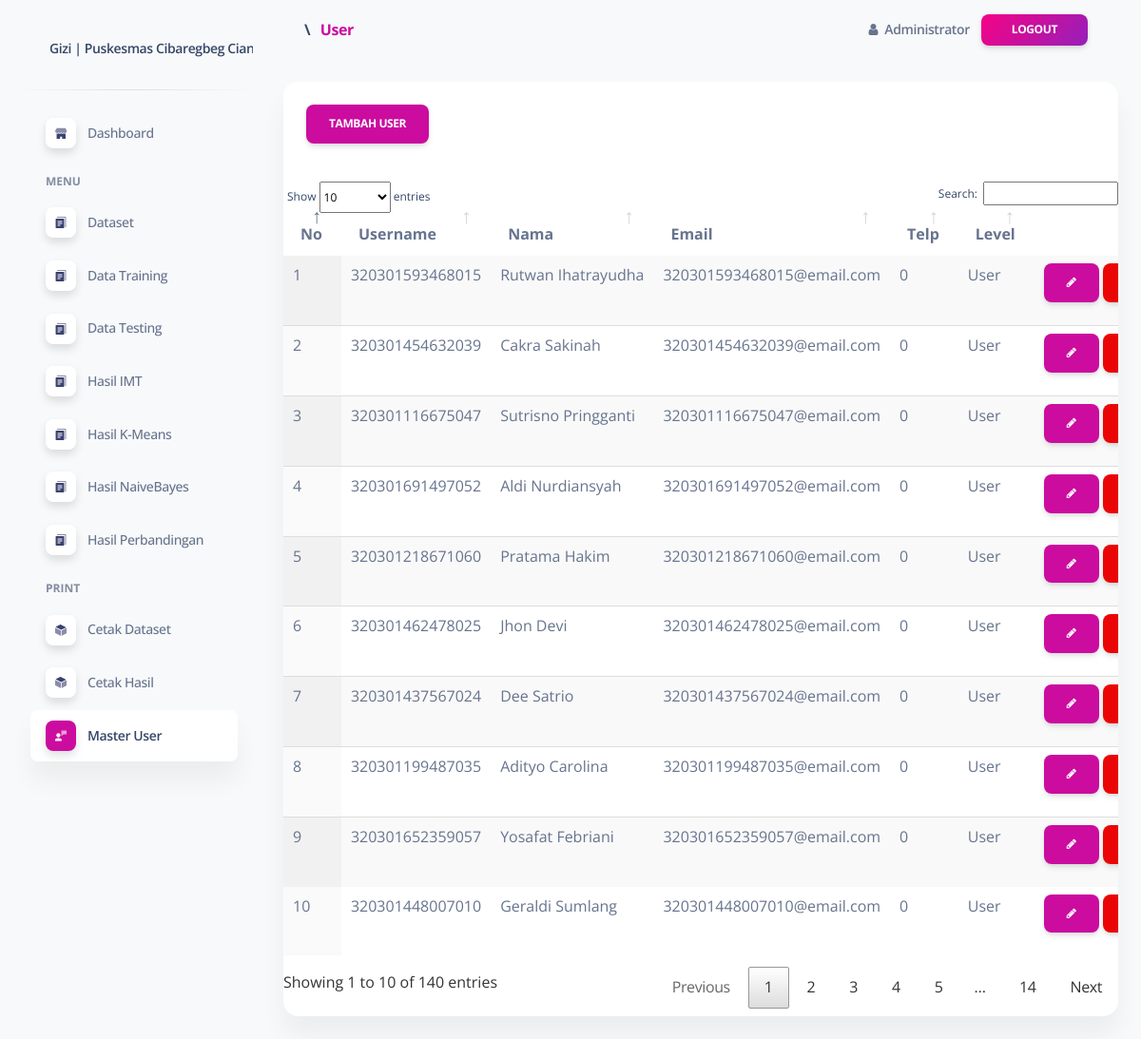
Page /portal/media.php?module=user (signed in) on the earlier database version.
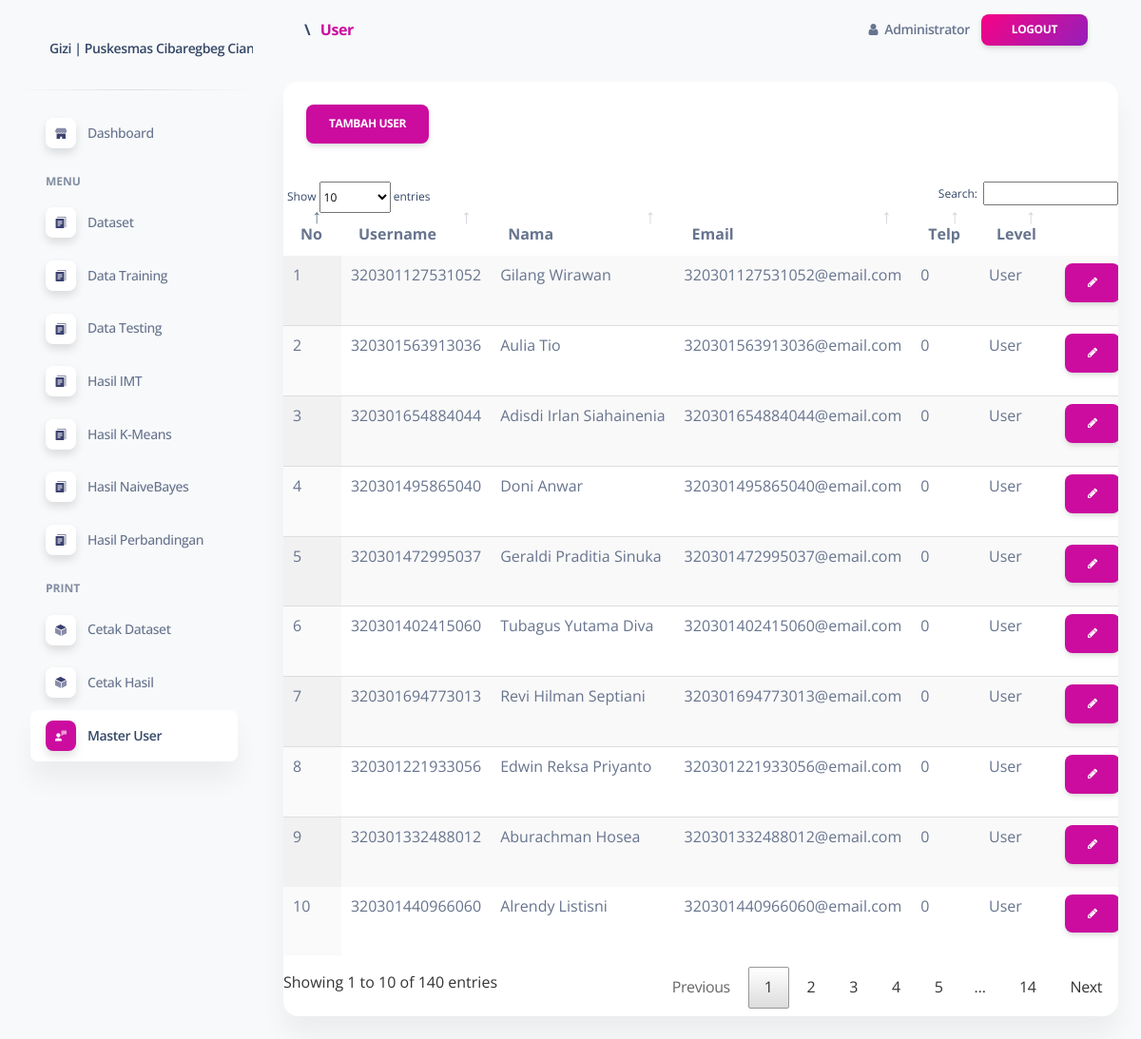
Same page on the later database version.
### tables this page shows
CREATE TABLE `users` (
  `id` int(5) NOT NULL,
  `username` varchar(100) NOT NULL,
  `password` text NOT NULL,
  `nama` varchar(100) NOT NULL,
  `no_telp` varchar(20) NOT NULL,
  `email` varchar(50) NOT NULL,
  `alamat` text NOT NULL,
  `is_first` int(1) NOT NULL DEFAULT '1',
  `level` varchar(50) NOT NULL,
  `aktif` char(1) NOT NULL DEFAULT 'Y',
  `created_at` datetime NOT NULL DEFAULT CURRENT_TIMESTAMP,
  `created_by` varchar(50) NOT NULL,
  `updated_at` datetime DEFAULT CURRENT_TIMESTAMP ON UPDATE CURRENT_TIMESTAMP,
  `updated_by` varchar(50) DEFAULT NULL
);

### portal/config/assets.php (called while the page is built, shortened)
<?php
$css = array(
	'https://cdn.jsdelivr.net/npm/bootstrap@5.1.3/dist/css/bootstrap.min.css',
	'https://fonts.googleapis.com/css?family=Open+Sans:300,400,600,700',
	'assets/css/animate.css',
	'assets/css/chartist.css',
	'assets/css/datatables.css',
	'assets/css/flag-icon.css',
	'assets/css/feather-icon.css',
	'assets/css/flaticon.css',
	'assets/css/fontawesome.css',
	'assets/css/icofont.css',
	'assets/css/nucleo-icons.css',
	'assets/css/nucleo-svg.css',
	'assets/css/owl.carousel.css',
	'assets/css/soft-ui-dashboard.min3447.css?v=1.0.5',
	'assets/css/themify.css',
);
$breadcrumb = array();
$breadcrumb[] = ['text'=>'<i class="fa fa-home"></i>','link'=>'?'];
$breadcrumb[] = isset($_GET['module']) ? ['text'=>ucwords(str_replace("_"," ",$_GET['module'])),'link'=>'?module='.$_GET['module']] : ['text'=>"Dashboard",'link'=>'?'];
?>

### portal/module/user/index.php (the view, shortened to what this page needs)
<div class="row">
  <div class="col-sm-12">
    <div class="card">
      <div class="card-header">
        <a class="btn btn-primary" href="?module=<?php echo $_GET['module'];?>&act=create">Tambah <?php echo ucwords($_GET['module']) ?></a>
      </div>
      <div class="card-body px-0 pt-0 pb-2">
        <div class="table-responsive p-0">
          <table class="table display" id="datatables">
            <thead>
              <tr>
                <th>No</th>
                <th>Username</th>
                <th>Nama</th>
                <th>Email</th>
                <th>Telp</th>
                <th>Level</th>
                <th class="d-print-none"></th>
              </tr>
            </thead>
            <tbody>
              <?php
              $no=0;
              $query = mysqli_query($conn,"SELECT * from users order by id desc");
              foreach ($query as $row): $no++;?>
                <tr>
                  <td><?php echo $no ?></td>
                  <td><?php echo $row['username'] ?></td>
                  <td><?php echo $row['nama'] ?></td>
                  <td><?php echo $row['email'] ?></td>
                  <td><?php echo $row['no_telp'] ?></td>
                  <td><?php echo ucwords($row['level']) ?></td>
                  <td class="d-print-none text-right">
                    <a class="btn btn-primary btn-xs" data-toggle="tooltip" data-placement="top" title="Edit" href="?module=<?php echo $_GET['module'] ?>&act=edit&id=<?php echo $row['id']; ?>"><i class="fa fa-pencil"></i></a>
                    <a class="btn btn-danger btn-xs" data-toggle="tooltip" data-placement="top" title="Delete" onclick="swal_delete('<?php echo $aksi ?>?module=<?php echo $_GET['module'] ?>&act=delete&id=<?php echo $row['id']; ?>')"><i class="fa fa-trash"></i></a>
                  </td>
                </tr>
              <?php endforeach ?>
            </tbody>
          </table>
        </div>
      </div>
    </div>
  </div>
</div>

### portal/media.php (shortened to what this page needs)
<?php
include 'config/assets.php';
$aksi = "module/" . $_GET['module'] . "/action.php";
?>
<!DOCTYPE html>
<html lang="en">
<head>
  <?php include 'layout/head.php'; ?>
</head>
<body class="g-sidenav-show  bg-gray-100">
  <?php include 'layout/nav.php'; ?>
  <main class="main-content position-relative max-height-vh-100 h-100 border-radius-lg ">
    <?php include 'layout/header.php'; ?>
    <div class="container-fluid py-4">
      <?php
      $page = isset($_GET['module']) ? $_GET['module'] : 'dashboard.php';
      if (isset($_GET['module'])) {
        $act = isset($_GET['act']) ? '/' . $_GET['act'] . '.php' : '/index.php';
      } else {
        $act = '';
      }
      include 'module/' . $page . $act;
      ?>
    </div>
  </main>
</body>
</html>

### portal/layout/head.php (shortened to what this page needs)
<?php
foreach ($css as $key => $value) {
  ?>
  <link href="<?= $value ?>" rel="stylesheet"/>
  <?php
}
?>

### portal/layout/nav.php (shortened to what this page needs)
<aside class="sidenav navbar navbar-vertical navbar-expand-xs border-0 border-radius-xl my-3 fixed-start ms-3 " id="sidenav-main">
  <div class="sidenav-header">
    <a class="navbar-brand m-0" href="?">
      <span class="ms-1 font-weight-bold"><?php echo TITLE ?></span>
    </a>
  </div>
  <hr class="horizontal dark mt-0">
  <ul class="navbar-nav">
    <li class="nav-item">
      <a class="nav-link <?php echo !isset($_GET['module']) ? 'active' : '' ?> " href="?">
        <div class="icon icon-shape icon-sm shadow border-radius-md bg-white text-center me-2 d-flex align-items-center justify-content-center">
        </div>
        <span class="nav-link-text ms-1">Dashboard</span>
      </a>
    </li>
    <?php if ($_SESSION['level'] == 'admin') : ?>
      <li class="nav-item mt-3">
        <h6 class="ps-4 ms-2 text-uppercase text-xs font-weight-bolder opacity-6">Menu</h6>
      </li>
      <li class="nav-item">
        <a class="nav-link <?php echo $_GET['module'] == 'uploadDataset' ? 'active' : '' ?> " href="?module=uploadDataset">
          <div class="icon icon-shape icon-sm shadow border-radius-md bg-white text-center me-2 d-flex align-items-center justify-content-center">
          </div>
          <span class="nav-link-text ms-1">Dataset</span>
        </a>
      </li>
      <li class="nav-item">
        <a class="nav-link <?php echo $_GET['module'] == 'dataTraining' ? 'active' : '' ?> " href="?module=dataTraining">
          <div class="icon icon-shape icon-sm shadow border-radius-md bg-white text-center me-2 d-flex align-items-center justify-content-center">
          </div>
          <span class="nav-link-text ms-1">Data Training</span>
        </a>
      </li>
      <li class="nav-item">
        <a class="nav-link <?php echo $_GET['module'] == 'dataTesting' ? 'active' : '' ?> " href="?module=dataTesting">
          <div class="icon icon-shape icon-sm shadow border-radius-md bg-white text-center me-2 d-flex align-items-center justify-content-center">
          </div>
          <span class="nav-link-text ms-1">Data Testing</span>
        </a>
      </li>
      <li class="nav-item">
        <a class="nav-link <?php echo $_GET['module'] == 'IMT' ? 'active' : '' ?> " href="?module=IMT">
          <div class="icon icon-shape icon-sm shadow border-radius-md bg-white text-center me-2 d-flex align-items-center justify-content-center">
          </div>
          <span class="nav-link-text ms-1">Hasil IMT</span>
        </a>
      </li>
      <li class="nav-item">
        <a class="nav-link <?php echo $_GET['module'] == 'hasil_tes' ? 'active' : '' ?> " href="?module=hasil_tes">
          <div class="icon icon-shape icon-sm shadow border-radius-md bg-white text-center me-2 d-flex align-items-center justify-content-center">
          </div>
          <span class="nav-link-text ms-1">Hasil K-Means</span>
        </a>
      </li>
      <li class="nav-item">
        <a class="nav-link <?php echo $_GET['module'] == 'hasil_tes_naive' ? 'active' : '' ?> " href="?module=hasil_tes_naive">
          <div class="icon icon-shape icon-sm shadow border-radius-md bg-white text-center me-2 d-flex align-items-center justify-content-center">
          </div>
          <span class="nav-link-text ms-1">Hasil NaiveBayes</span>
        </a>
      </li>
      <li class="nav-item">
        <a class="nav-link <?php echo $_GET['module'] == 'perbandingan' ? 'active' : '' ?> " href="?module=perbandingan">
          <div class="icon icon-shape icon-sm shadow border-radius-md bg-white text-center me-2 d-flex align-items-center justify-content-center">
          </div>
          <span class="nav-link-text ms-1">Hasil Perbandingan</span>
        </a>
      </li>
      <li class="nav-item mt-3">
        <h6 class="ps-4 ms-2 text-uppercase text-xs font-weight-bolder opacity-6">Print</h6>
      </li>
      <li class="nav-item">
        <a class="nav-link <?php echo $_GET['module'] == 'soal' ? 'active' : '' ?> " href="module/print/printDataset/index.php">
          <div class="icon icon-shape icon-sm shadow border-radius-md bg-white text-center me-2 d-flex align-items-center justify-content-center">
          </div>
          <span class="nav-link-text ms-1">Cetak Dataset</span>
        </a>
      </li>
      <li class="nav-item">
        <a class="nav-link <?php echo $_GET['module'] == 'soal' ? 'active' : '' ?> " href="module/print/printHasil/index.php">
          <div class="icon icon-shape icon-sm shadow border-radius-md bg-white text-center me-2 d-flex align-items-center justify-content-center">
          </div>
          <span class="nav-link-text ms-1">Cetak Hasil</span>
        </a>
      </li>
      <li class="nav-item">
        <a class="nav-link <?php echo $_GET['module'] == 'user' ? 'active' : '' ?> " href="?module=user">
          <div class="icon icon-shape icon-sm shadow border-radius-md bg-white text-center me-2 d-flex align-items-center justify-content-center">
          </div>
          <span class="nav-link-text ms-1">Master User</span>
        </a>
      </li>
    <?php endif ?>
  </ul>
</aside>

### portal/layout/header.php (shortened to what this page needs)
<nav class="navbar navbar-main navbar-expand-lg px-0 mx-4 shadow-none border-radius-xl" id="navbarBlur" navbar-scroll="true">
  <div class="container-fluid py-1 px-3">
    <nav aria-label="breadcrumb">
      <h6 class="font-weight-bolder mb-0">
        <?php
        foreach ($breadcrumb as $key=>$bread) {
          $bc[] = '<a href="'.$bread['link'].'" class="'.($key == count($breadcrumb)-1 ? 'text-primary':'').'">'.$bread['text'].'</a>';
        }
        echo implode(" <span style='padding:6px'>\</span> ",$bc);
        ?>
      </h6>
    </nav>
    <div class="collapse navbar-collapse mt-sm-0 mt-2 me-md-0 me-sm-4" id="navbar">
      <ul class="navbar-nav  justify-content-end">
        <li class="nav-item d-flex align-items-center" style="padding-right: 12px;">
          <a href="#" class="nav-link text-body font-weight-bold px-0">
            <i class="fa fa-user me-sm-1"></i>
            <span class="d-sm-inline d-none"><?php echo $_SESSION['nama'] ?></span>
          </a>
        </li>
        <li class="nav-item d-flex align-items-center">
          <a class="btn bg-gradient-primary btn-sm mb-0 me-3" onclick="logout()">Logout</a>
        </li>
      </ul>
    </div>
  </div>
</nav>

### portal/assets/css/nucleo-svg.css (style rules this page uses)
.icon { display:inline-block;color:#111;height:1em;width:1em }
.icon-sm { height:.8em;width:.8em }
.icon { fill:currentColor;stroke:none }

### portal/assets/css/themify.css (style rules this page uses)
[class^="icon-"], [class*=" icon-"] { font-family: 'themify'; speak: none; font-style: normal; font-weight: normal; font-variant: normal; text-transform: none; line-height: 1; -webkit-font-smoothing: antialiased; -moz-osx-font-smoothing: grayscale; *margin-right: .3em; }
[class^="icon-"]:before, [class*=" icon-"]:before { text-decoration: inherit; display: inline-block; speak: none; }
a [class^="icon-"], a [class*=" icon-"] { display: inline; }

### portal/layout/head.php (style rules this page uses)
th { text-align: left; }

Differences in the rows shown:
removed users: username "320301593468015", nama "Rutwan Ihatrayudha", email "320301593468015@email.com", no_telp "0", level "User"
removed users: username "320301454632039", nama "Cakra Sakinah", email "320301454632039@email.com", no_telp "0", level "User"
removed users: username "320301116675047", nama "Sutrisno Pringganti", email "320301116675047@email.com", no_telp "0", level "User"
removed users: username "320301691497052", nama "Aldi Nurdiansyah", email "320301691497052@email.com", no_telp "0", level "User"
removed users: username "320301218671060", nama "Pratama Hakim", email "320301218671060@email.com", no_telp "0", level "User"
removed users: username "320301462478025", nama "Jhon Devi", email "320301462478025@email.com", no_telp "0", level "User"
removed users: username "320301437567024", nama "Dee Satrio", email "320301437567024@email.com", no_telp "0", level "User"
removed users: username "320301199487035", nama "Adityo Carolina", email "320301199487035@email.com", no_telp "0", level "User"
removed users: username "320301652359057", nama "Yosafat Febriani", email "320301652359057@email.com", no_telp "0", level "User"
removed users: username "320301448007010", nama "Geraldi Sumlang", email "320301448007010@email.com", no_telp "0", level "User"
added users: username "320301127531052", nama "Gilang Wirawan", email "320301127531052@email.com", no_telp "0", level "User"
added users: username "320301563913036", nama "Aulia Tio", email "320301563913036@email.com", no_telp "0", level "User"
added users: username "320301654884044", nama "Adisdi Irlan Siahainenia", email "320301654884044@email.com", no_telp "0", level "User"
added users: username "320301495865040", nama "Doni Anwar", email "320301495865040@email.com", no_telp "0", level "User"
added users: username "320301472995037", nama "Geraldi Praditia Sinuka", email "320301472995037@email.com", no_telp "0", level "User"
added users: username "320301402415060", nama "Tubagus Yutama Diva", email "320301402415060@email.com", no_telp "0", level "User"
added users: username "320301694773013", nama "Revi Hilman Septiani", email "320301694773013@email.com", no_telp "0", level "User"
added users: username "320301221933056", nama "Edwin Reksa Priyanto", email "320301221933056@email.com", no_telp "0", level "User"
added users: username "320301332488012", nama "Aburachman Hosea", email "320301332488012@email.com", no_telp "0", level "User"
added users: username "320301440966060", nama "Alrendy Listisni", email "320301440966060@email.com", no_telp "0", level "User"
